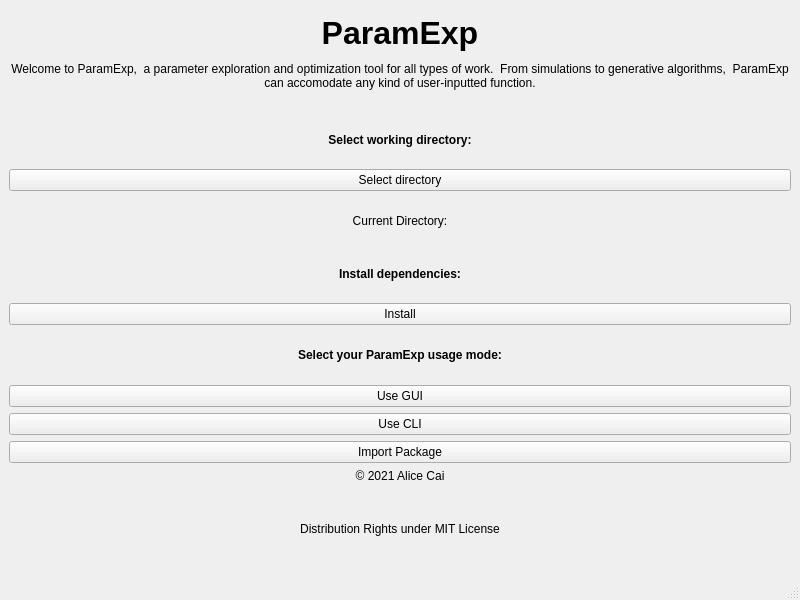
<?xml version="1.0" encoding="UTF-8"?>
<ui version="4.0">
 <class>Init</class>
 <widget class="QMainWindow" name="Init">
  <property name="geometry">
   <rect>
    <x>0</x>
    <y>0</y>
    <width>800</width>
    <height>600</height>
   </rect>
  </property>
  <property name="sizePolicy">
   <sizepolicy hsizetype="Preferred" vsizetype="Preferred">
    <horstretch>0</horstretch>
    <verstretch>0</verstretch>
   </sizepolicy>
  </property>
  <property name="windowTitle">
   <string>MainWindow</string>
  </property>
  <widget class="QWidget" name="centralwidget">
   <layout class="QGridLayout" name="gridLayout">
    <item row="11" column="0">
     <widget class="QPushButton" name="pushButton_3">
      <property name="text">
       <string>Import Package</string>
      </property>
     </widget>
    </item>
    <item row="3" column="0">
     <widget class="QPushButton" name="selectdir">
      <property name="text">
       <string>Select directory</string>
      </property>
     </widget>
    </item>
    <item row="9" column="0">
     <widget class="QPushButton" name="usegui">
      <property name="text">
       <string>Use GUI</string>
      </property>
     </widget>
    </item>
    <item row="12" column="0">
     <widget class="QLabel" name="label_4">
      <property name="layoutDirection">
       <enum>Qt::LeftToRight</enum>
      </property>
      <property name="text">
       <string>© 2021 Alice Cai</string>
      </property>
      <property name="alignment">
       <set>Qt::AlignHCenter|Qt::AlignTop</set>
      </property>
      <property name="wordWrap">
       <bool>true</bool>
      </property>
     </widget>
    </item>
    <item row="8" column="0">
     <widget class="QLabel" name="label_3">
      <property name="font">
       <font>
        <weight>75</weight>
        <bold>true</bold>
       </font>
      </property>
      <property name="text">
       <string>Select your ParamExp usage mode:</string>
      </property>
      <property name="alignment">
       <set>Qt::AlignCenter</set>
      </property>
     </widget>
    </item>
    <item row="1" column="0">
     <widget class="QLabel" name="label_2">
      <property name="layoutDirection">
       <enum>Qt::LeftToRight</enum>
      </property>
      <property name="text">
       <string>Welcome to ParamExp,  a parameter exploration and optimization tool for all types of work.  From simulations to generative algorithms,  ParamExp can accomodate any kind of user-inputted function.</string>
      </property>
      <property name="alignment">
       <set>Qt::AlignHCenter|Qt::AlignTop</set>
      </property>
      <property name="wordWrap">
       <bool>true</bool>
      </property>
     </widget>
    </item>
    <item row="6" column="0">
     <widget class="QLabel" name="label_7">
      <property name="font">
       <font>
        <weight>75</weight>
        <bold>true</bold>
       </font>
      </property>
      <property name="text">
       <string>Install dependencies:</string>
      </property>
      <property name="alignment">
       <set>Qt::AlignCenter</set>
      </property>
     </widget>
    </item>
    <item row="13" column="0">
     <widget class="QLabel" name="label_5">
      <property name="layoutDirection">
       <enum>Qt::LeftToRight</enum>
      </property>
      <property name="text">
       <string>Distribution Rights under MIT License</string>
      </property>
      <property name="alignment">
       <set>Qt::AlignHCenter|Qt::AlignTop</set>
      </property>
      <property name="wordWrap">
       <bool>true</bool>
      </property>
     </widget>
    </item>
    <item row="2" column="0">
     <widget class="QLabel" name="label_6">
      <property name="font">
       <font>
        <weight>75</weight>
        <bold>true</bold>
       </font>
      </property>
      <property name="text">
       <string>Select working directory:</string>
      </property>
      <property name="alignment">
       <set>Qt::AlignCenter</set>
      </property>
     </widget>
    </item>
    <item row="0" column="0">
     <widget class="QLabel" name="label">
      <property name="font">
       <font>
        <pointsize>24</pointsize>
        <weight>75</weight>
        <bold>true</bold>
       </font>
      </property>
      <property name="text">
       <string>ParamExp</string>
      </property>
      <property name="alignment">
       <set>Qt::AlignCenter</set>
      </property>
     </widget>
    </item>
    <item row="7" column="0">
     <widget class="QPushButton" name="usegui_3">
      <property name="text">
       <string>Install</string>
      </property>
     </widget>
    </item>
    <item row="10" column="0">
     <widget class="QPushButton" name="pushButton_2">
      <property name="text">
       <string>Use CLI</string>
      </property>
     </widget>
    </item>
    <item row="4" column="0">
     <widget class="QLabel" name="dirlabel">
      <property name="text">
       <string>Current Directory:</string>
      </property>
      <property name="alignment">
       <set>Qt::AlignCenter</set>
      </property>
     </widget>
    </item>
   </layout>
  </widget>
  <widget class="QMenuBar" name="menubar">
   <property name="geometry">
    <rect>
     <x>0</x>
     <y>0</y>
     <width>800</width>
     <height>24</height>
    </rect>
   </property>
  </widget>
  <widget class="QStatusBar" name="statusbar"/>
 </widget>
 <resources/>
 <connections/>
</ui>
